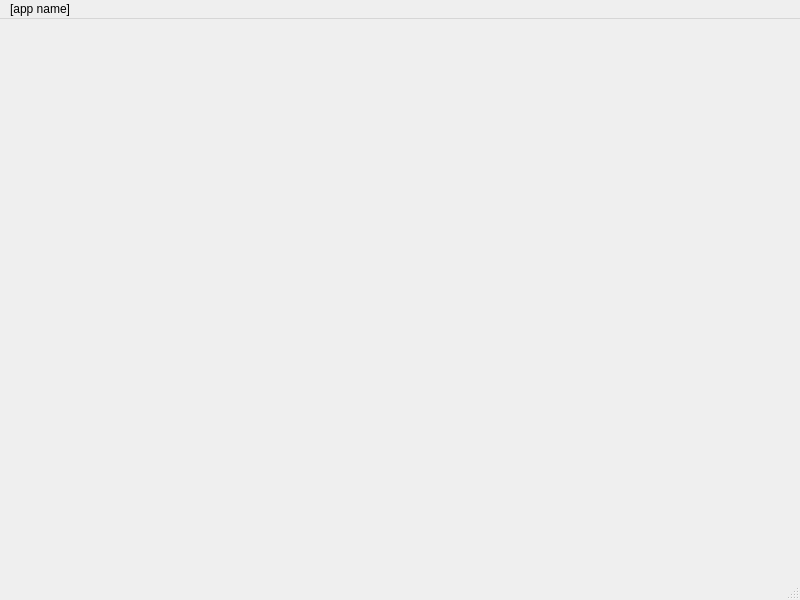
<?xml version="1.0" encoding="UTF-8"?>
<ui version="4.0">
 <class>MainWindow</class>
 <widget class="QMainWindow" name="MainWindow">
  <property name="geometry">
   <rect>
    <x>0</x>
    <y>0</y>
    <width>800</width>
    <height>600</height>
   </rect>
  </property>
  <property name="windowTitle">
   <string>MainWindow</string>
  </property>
  <widget class="QWidget" name="centralwidget"/>
  <widget class="QMenuBar" name="menubar">
   <property name="geometry">
    <rect>
     <x>0</x>
     <y>0</y>
     <width>800</width>
     <height>25</height>
    </rect>
   </property>
   <widget class="QMenu" name="menu_app_name">
    <property name="title">
     <string>[app name]</string>
    </property>
   </widget>
   <addaction name="menu_app_name"/>
  </widget>
  <widget class="QStatusBar" name="statusbar"/>
 </widget>
 <resources/>
 <connections/>
</ui>
